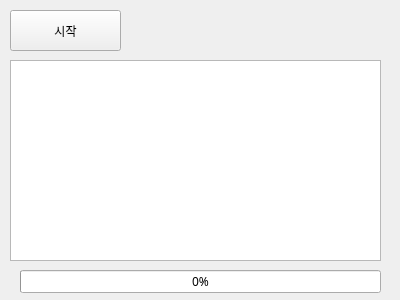
<?xml version="1.0" encoding="UTF-8"?>
<ui version="4.0">
 <class>Form</class>
 <widget class="QWidget" name="Form">
  <property name="geometry">
   <rect>
    <x>0</x>
    <y>0</y>
    <width>400</width>
    <height>300</height>
   </rect>
  </property>
  <property name="font">
   <font>
    <family>맑은 고딕</family>
   </font>
  </property>
  <property name="mouseTracking">
   <bool>true</bool>
  </property>
  <property name="acceptDrops">
   <bool>true</bool>
  </property>
  <property name="windowTitle">
   <string>Form</string>
  </property>
  <widget class="QPushButton" name="btnStart">
   <property name="geometry">
    <rect>
     <x>10</x>
     <y>10</y>
     <width>111</width>
     <height>41</height>
    </rect>
   </property>
   <property name="text">
    <string>시작</string>
   </property>
  </widget>
  <widget class="QTextBrowser" name="txbLog">
   <property name="geometry">
    <rect>
     <x>10</x>
     <y>60</y>
     <width>371</width>
     <height>201</height>
    </rect>
   </property>
   <property name="maximumSize">
    <size>
     <width>400</width>
     <height>300</height>
    </size>
   </property>
  </widget>
  <widget class="QProgressBar" name="pgbTask">
   <property name="geometry">
    <rect>
     <x>20</x>
     <y>270</y>
     <width>361</width>
     <height>23</height>
    </rect>
   </property>
   <property name="value">
    <number>0</number>
   </property>
  </widget>
 </widget>
 <resources/>
 <connections/>
</ui>
